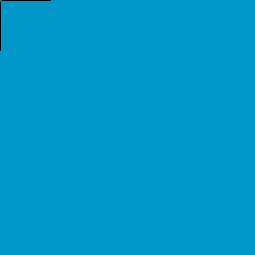
Frame 1 (no input)
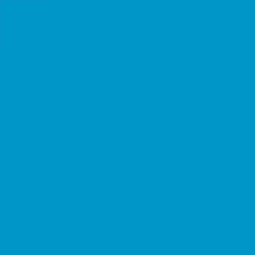
Frame 60 (the mouse pressed at the canvas centre just before this capture)
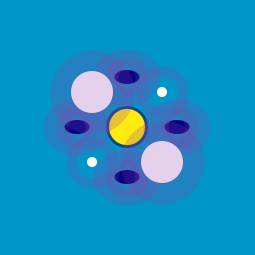
Frame 120 (the mouse held since frame 60 and released just before this capture)

The Processing sketch that drew these frames (run headless with seeded random() and noise(); from frame 60 on, the mouse is pressed at the canvas centre):

// Processing sketch: processing_181799
// ── processing_181799.pde

void setup () {
size (255,255);
noCursor (); 
}

void draw () {
  float punta1 = mouseY +50;
  float punta2 = mouseY -50;
  float punta3 = mouseX -50;
  float punta4 = mouseX +50;
  float punta5x = mouseX -35;
  float punta5y = mouseY -35;
  float punta6x = mouseX +35;
  float punta7y = mouseY +35;
background (0,150,200);


line (mouseX,mouseY,mouseX,punta1);
line (mouseX,mouseY,mouseX,punta2);
line (mouseX,mouseY,punta3,mouseY);
line (mouseX,mouseY,punta4,mouseY);

fill (0,20,70);
stroke (0,150,200);

line (mouseX,mouseY,punta5x,punta5y);
line (mouseX,mouseY,punta6x,punta5y);
line (mouseX,mouseY,punta5x,punta7y);
line (mouseX,mouseY,punta6x,punta7y);



fill (0,0,50,mouseY);
stroke (random (50,200),60,170,60);
strokeWeight (1);
ellipse (mouseX,mouseY,mouseY/3,mouseY/3);

fill (255,235,13);
ellipse (mouseX,mouseY,mouseX/3.5,mouseX/3.5);

strokeWeight (mouseX/3);

fill (0,0,mouseY);
ellipse (mouseX,punta1,mouseX/5,mouseX/9);
ellipse (mouseX,punta2,mouseX/5,mouseX/9);
ellipse (punta3,mouseY,mouseY/5,mouseY/9);
ellipse (punta4,mouseY,mouseY/5,mouseY/9);

fill(255,255,255);
ellipse (punta5x,punta5y,mouseX/3,mouseX/3);
ellipse (punta6x,punta5y,10,10);
ellipse (punta5x,punta7y,10,10);
ellipse (punta6x,punta7y,mouseX/3,mouseX/3);


}
